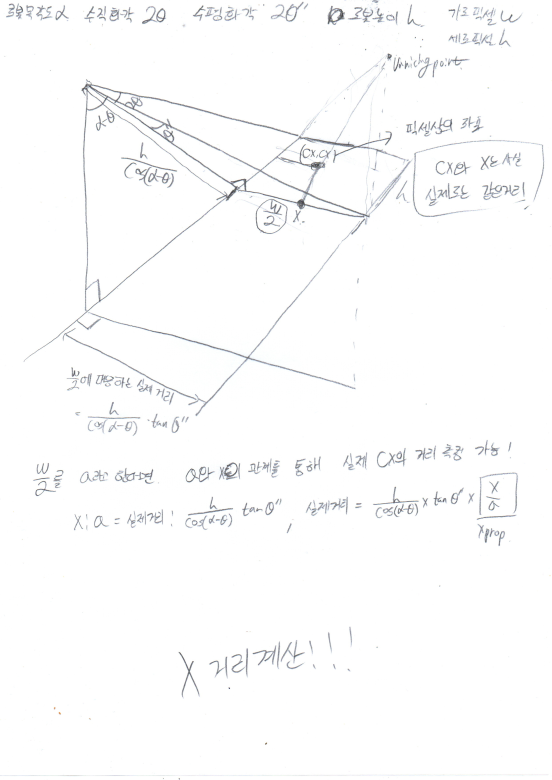
#> input picture image/x계산1.png, 1654 x 2338 px, given in place of the camera (shown at 1/3 size)
$ python 'test (1).py'
#> lines starting #> are read from the running program, lines starting #| are printed output that depends on the picture; after the words box and inside, x2 and y2 are one past the last pixel; in counts of white or black regions, pixels touching at a corner belong together
### 231113_test/Serial_python3_1.py
# -*- coding: utf-8 -*-

import platform
import numpy as np
import argparse
import cv2
import serial
import time
import sys
from threading import Thread


serial_use = 1

serial_port =  None
Read_RX =  0
receiving_exit = 1
threading_Time = 0.01

#-----------------------------------------------

#-----------------------------------------------
def TX_data_py2(ser, one_byte):  # one_byte= 0~255
    #ser.write(chr(int(one_byte)))          #python2.7
    ser.write(serial.to_bytes([one_byte]))  #python3

#-----------------------------------------------
# [36 lines left out: functions RX_data, Receiving, not called in this run]


# **************************************************
# **************************************************
# **************************************************
# [53 lines that do not run on import are left out]

### 231113_test/test (1).py

from __init__ import *
from Serial_python3_1 import *
from datetime import timedelta, datetime


# [18 lines left out: function control_trackbar, not called in this run]

def open_camera():
    global camera
    camera = cv2.VideoCapture(0)
    print("원래 가로 : {}, 높이 : {}".format(camera.get(cv2.CAP_PROP_FRAME_WIDTH), camera.get(cv2.CAP_PROP_FRAME_HEIGHT)))
    camera.set(cv2.CAP_PROP_FRAME_WIDTH, X) # 가로
    camera.set(cv2.CAP_PROP_FRAME_HEIGHT,Y) # 세로
    #control_trackbar()
    print(str(V_angle))

def Camera_distance_ball():
    cX = cY = distance_x = distance_y = L1_norm = 0
    # global cX, cY, distance_x, distance_y, L1_norm
    (grabbed, frame) = camera.read()
    # print("원래 가로 : {}, 높이 : {}".format(camera.get(cv2.CAP_PROP_FRAME_WIDTH), camera.get(cv2.CAP_PROP_FRAME_HEIGHT)))
    if grabbed:
        cv2.circle(frame, (int(X/2), int(Y/2)), 5, (255, 255, 255), -1)
        Mh = 179 #cv2.getTrackbarPos("max_H", "Trackbar Windows")
        mh = 63 #cv2.getTrackbarPos("min_H", "Trackbar Windows")
        Ms = 255 #cv2.getTrackbarPos("max_S", "Trackbar Windows")
        ms = 79 #cv2.getTrackbarPos("min_S", "Trackbar Windows")
        Mv = 255 #cv2.getTrackbarPos("max_V", "Trackbar Windows")
        mv = 145  #cv2.getTrackbarPos("min_V", "Trackbar Windows")

        lower = np.array([mh, ms, mv], dtype = "uint8")
        upper = np.array([Mh, Ms, Mv], dtype = "uint8")
        converted = cv2.cvtColor(frame, cv2.COLOR_BGR2HSV)
            #lower = np.array([0, 0, 235], dtype = "uint8")
            #upper = np.array([50, 50, 255], dtype = "uint8")
        Masked = cv2.inRange(converted, lower, upper)
        Mask = cv2.GaussianBlur(Masked, (3, 3), 0)
        contours, _ = cv2.findContours(Mask,cv2.RETR_EXTERNAL,cv2.CHAIN_APPROX_SIMPLE)
        maxArea = 0
        max_id = 0
        count = 0

        # cv2.imshow('visual', frame)
        # cv2.imshow('befo', Masked)
        for cnt in contours:
            area = cv2.contourArea(cnt)
            if area > maxArea:
                maxArea = area
                max_id = count
            count += 1

        if max_id == len(contours):
            #print("not detect")
            return cX, cY, distance_x, distance_y, L1_norm
        if maxArea < 800 :
            return cX, cY, distance_x, distance_y, L1_norm

        ball_contour = contours[max_id]
        moment = cv2.moments(ball_contour)

        # calculate x,y coordinate of centerq
        cX = int(moment['m10'] / moment['m00'])
        cY = int(moment['m01'] / moment['m00'])
        cv2.circle(frame, (cX, cY), 5, (255, 255, 255), -1)
        ######calc######
        prop_A = (X - cY) / X #Y_value perspective proportion
        prop_B = 0.5 + 1/(2 * tan(radians(H_angle/2)) * tan(radians(V_angle))) # vanishing point of X_value perspective proportion
        px_X = (prop_B * (X/2 - cX)) / (prop_B - 1 + cY/Y)
        prop_X = - (2 * px_X) / X # vanishing point of X_vaqlue projection proportion
        #prop_X = prop_X * 1.031 # calibration
        distance_y = Robot_height * tan(radians(V_angle) - atan(-tan(radians(H_angle/2)*(2*prop_A - 1)))) #physical height distance of target
        distance_x = (Robot_height / cos(radians(V_angle - H_angle/2))) * tan(radians(W_angle/2)) * prop_X # physical height distance of target
        L1_norm = sqrt(np.square(distance_x) + np.square(distance_y))
        ####calc_end####
        cv2.putText(frame, "centroid : " + str(cX) + ", " + str(cY) , (10 ,10),cv2.FONT_HERSHEY_SIMPLEX, 0.5, (255, 255, 255), 2)
        cv2.putText(frame, "Y : " + str(distance_y), (10, 23),cv2.FONT_HERSHEY_SIMPLEX, 0.5, (255, 0, 0), 2)
        cv2.putText(frame, "X : " + str(distance_x), (10, 36),cv2.FONT_HERSHEY_SIMPLEX, 0.5, (255, 0, 0), 2)
        cv2.putText(frame, "L : " + str(L1_norm), (10, 49),cv2.FONT_HERSHEY_SIMPLEX, 0.5, (255, 0, 0), 2)
        cv2.drawContours(frame, contours, 0, [0,255,0])

            # show the image
        #v2.imshow('befo', Masked)
        #cv2.drawContours(frame, line[1], -1, (255,255,255), 3
        print('cx',cX, ' cy',cY)
    return cX, cY, distance_x, distance_y, L1_norm

# [147 lines left out: functions Camera_distance_hole, Camera_distance_hole2, dist_cal, not called in this run]

def set_serial():
    BPS = 4800
    serial_port = serial.Serial('/dev/ttyS0', BPS, timeout=0.01)
    serial_port.flush()
    return serial_port

# [31 lines left out: functions set_ball_center, set_ball_center2, set_ball_hit, set_hole_hit, not called in this run]

def find_hole(x):
    if float(x)==0:
        TX_data_py2(serial_port, 43)


# [7 lines left out: function get_point, not called in this run]


def find_ball():
    iter=46
    set_num=0
    rotate_fun=0
    TX_data_py2(serial_port,39)
    time.sleep(0.5)
    TX_data_py2(serial_port,iter)
    time.sleep(2)
    while True:
        print('ITER', iter)
        c_x, c_y, dist_x, dist_y, dist_l = Camera_distance_ball()
        if set_num==0:
            if iter > 55:

                break
            if abs(c_x-320) < 150:
                TX_data_py2(serial_port,23)
                time.sleep(0.1)
                TX_data_py2(serial_port,55)
                rotate=55-iter
                set_num=2
            else:
                set_num=1
                pre_num=0
                TX_data_py2(serial_port,iter)
                iter=iter+1
                now=datetime.now()
        elif set_num==2: # rotate function
            print('ROTATE', rotate)
            if rotate_fun <= rotate:
                TX_data_py2(serial_port,70)
                set_num=3
                pre_num=2
                rotate_fun=rotate_fun + 1 #원래 rotate_fun + 1인데 너무 많이돌아서 바꿈
                now=datetime.now()
            else:
                return True

        elif set_num==1: # timer function
            if(datetime.now()-now>timedelta(microseconds=300000)):
                set_num=pre_num
        elif set_num==3: # timer function
            if(datetime.now()-now>timedelta(microseconds=1000000)):
                set_num=pre_num
        if cv2.waitKey(1) != -1:
            break

    TX_data_py2(serial_port,60)
    time.sleep(0.5)
    iter = 60
    set_num = 0
    rotate_fun=0
    TX_data_py2(serial_port,iter)
    time.sleep(2)

    while True:
        c_x, c_y, dist_x, dist_y, dist_l = Camera_distance_ball()
        if set_num==0:
            if iter < 55:
                break
            if abs(c_x-320) < 150:
                TX_data_py2(serial_port,23)
                time.sleep(0.1)
                TX_data_py2(serial_port,55)
                rotate=iter-55
                set_num=2
            else:
                set_num=1
                pre_num=0
                TX_data_py2(serial_port,iter)
                iter=iter-1
                now=datetime.now()
        elif set_num==2: # rotate function
            print(rotate)
            if rotate_fun <= rotate:
                TX_data_py2(serial_port,72)
                set_num=3
                pre_num=2
                rotate_fun=rotate_fun + 1
                now=datetime.now()
            else:
                return True

        elif set_num==1: # timer function
            if(datetime.now()-now>timedelta(microseconds=300000)):
                set_num=pre_num
        elif set_num==3: # timer function
            if(datetime.now()-now>timedelta(microseconds=1000000)):
                set_num=pre_num
        if cv2.waitKey(1) != -1:
            break
    return False

neck_list = [39, 33, 37, 34, 31, 36, 29] # 순서대로 20도, 30도, 40도, 50도, 60도, 70도, 80도
neck_value = [20,30, 40,50, 60,70, 80]
neck_pointer = 0
set_num_2_cnt = 0
set_num_3_cnt = 0
set_num_4_cnt = 0
set_num_5_cnt = 0
doesnt_find=0
find_hole_cnt=0
set_cnt = 0
head_cnt = 60
rl_head_cnt = 0
start_num = 0
main_num = 0
pre_num = 0
set_num = 1
calibration_count = 0
shut_cout = 0
find_iter = 0 #홀 찾을 때 움직이고 기다릴 때 사용되는 변수

if __name__ == "__main__":
    now=datetime.now()
    open_camera()
    serial_port = set_serial()
    TX_data_py2(serial_port, 31)
    time.sleep(1.5)
    while True:
        #print('nect_point', neck_pointer)
        print('set_num : ', set_num)
        print('set_num_2_cnt : ', set_num_2_cnt)
        print('set_num_3_cnt : ', set_num_3_cnt)
        print('set_num_4_cnt : ', set_num_4_cnt)
        print('set_num_5_cnt : ', set_num_5_cnt)

        if set_num == 1: # 공 찾기
            for i in range(len(neck_list)):
                TX_data_py2(serial_port, neck_list[neck_pointer])
                time.sleep(0.5)
                success = find_ball()
                if success:
                    head_cnt = neck_value[neck_pointer]
                    neck_pointer = 0
                    set_num = 2
                    break
                neck_pointer = (neck_pointer + 1) % 7
#> this loop made 7 passes; (key Esc is pressed on pass 1)
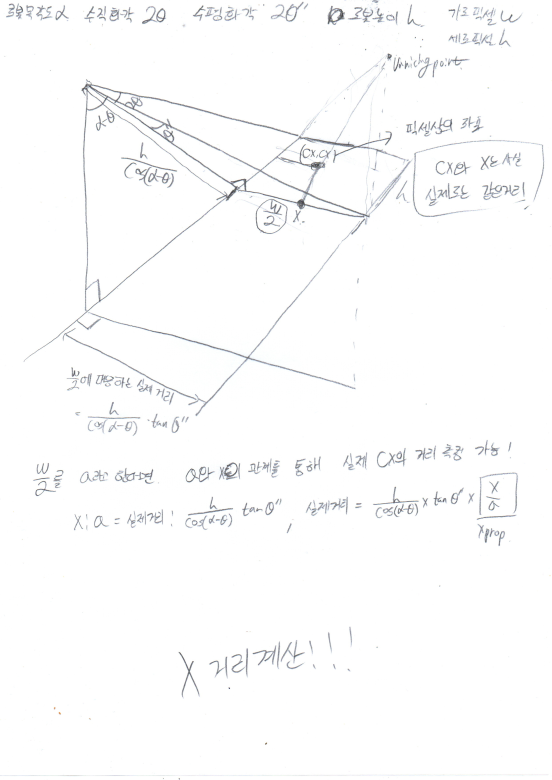
#> input picture image/x계산1.png, 1654 x 2338 px, given in place of the camera (shown at 1/3 size)
#> pass 1, in Camera_distance_ball, `Masked = cv2.inRange(converted, lower, upper)`:
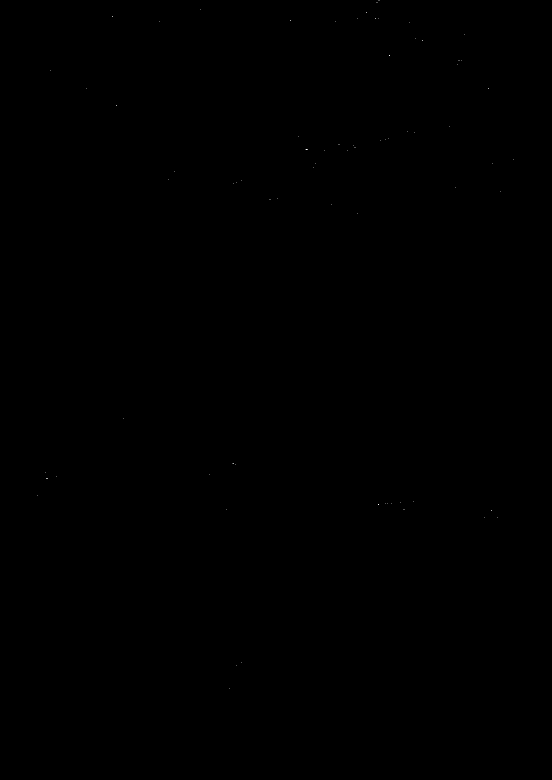
#> Masked: shape (2338, 1654) (shown at 1/3 size); 0% white in thin lines or dots, all inside (x1, y1, x2, y2) = (112, 0, 1541, 2067)
        elif set_num == 2: # 공 어프로치
            c_x, c_y, dist_x, dist_y, dist_l = Camera_distance_ball()
            if set_num_2_cnt == 0:
                neck_pointer = int((head_cnt)/10 - 2)
                set_num_2_cnt = 1
            elif set_num_2_cnt == 1:
                if int(c_x) < 280 or int(c_x) > 360:
                    set_ball_center(c_x)
                    c_x, c_y, dist_x, dist_y, dist_l = Camera_distance_ball()
                else:
                    set_num_2_cnt = 2

            elif set_num_2_cnt == 2:
                if int(c_y) < 300 and int(c_y) > 0:
                    TX_data_py2(serial_port, 11)
                    time.sleep(0.1)
                    TX_data_py2(serial_port,23)
                    time.sleep(1)
                    set_num_2_cnt = 1
                elif int(c_y) >= 300:
                    if neck_pointer <= 2:
                        set_num_2_cnt = 0
                        set_num = 3
                        TX_data_py2(serial_port, 73) #81도 돌기
                        time.sleep(1)
                        TX_data_py2(serial_port, 73) #81도 돌기
                        time.sleep(1)
                        TX_data_py2(serial_port, 73) #81도 돌기
                        time.sleep(1)
                        head_cnt = neck_value[neck_pointer]
                        V_angle = head_cnt
                        continue

                    neck_pointer = neck_pointer - 1
                    time.sleep(1)
                    TX_data_py2(serial_port,neck_list[neck_pointer])
                    time.sleep(1)
                    c_x, c_y, dist_x, dist_y, dist_l = Camera_distance_ball()
                    set_num_2_cnt = 1
                else:
                    set_num = 1
                    set_num_2_cnt =0
                    neck_pointer = 0
            elif set_num_2_cnt == 3:
                pass


        elif set_num == 3: # 공 들어갔는지 판단
           # [5 lines of commented-out code are left out]
            set_num = 4
        elif set_num == 4: # 홀 찾기
            print("c_x : ", c_x, "c_y : ", c_y, "dist_x : ", dist_y)
            if set_num_4_cnt == 0: #홀 보일 때 안 보일때에 맞게 넘기는 부분
                c_x, c_y, dist_x, dist_y, dist_l = Camera_distance_hole2()
                if find_iter > 100:
                    if int(dist_x)!=0:
                        set_num = 5
                    elif int(dist_x) == 0: #and find_hole_cnt < 2:
                        c_x, c_y, dist_x, dist_y, dist_l = Camera_distance_hole2()
                        if int(dist_x) == 0:
                            doesnt_find+=1
                            if doesnt_find > 50:
                                set_num_4_cnt = 1
                                count_43=0
                                cant_receive=0
                                c_x, c_y, dist_x, dist_y, dist_l = Camera_distance_hole2()
                else:
                    find_iter+=1
                    c_x, c_y, dist_x, dist_y, dist_l = Camera_distance_hole2()

            if set_num_4_cnt == 1:
                #여기서 머리 위아래 / 머리 위아래로 작동 시키로 0번으로 와서 찍고 옮기고 하는 방식으로 생각하기
                head_val = [80, 60, 40]
                head_lis = [78, 80, 82]
                for i in range(0,3) : # 20 40 60
                    time.sleep(2)
                    TX_data_py2(serial_port, head_lis[i])
                    time.sleep(2)
                    c_x, c_y, dist_x, dist_y, dist_l = Camera_distance_hole2()
                    print("c_x : ", c_x, "c_y : ", c_y, "dist_x : ", dist_y)
                    if (c_x != 0 or c_y != 0): # 인식하면
                        head_cnt = head_val[i]
                        V_angle = head_cnt
                        set_num = 5 # set_num 5에서의 홀 맞추기로 보내기
                        set_num_5_cnt = 0
                        break
                    else:
                        set_num_4_cnt = 2
            '''if set_num_3_cnt == 0: #두연 코드
                TX_data_py2(serial_port, 73) #78도 돌기
                time.sleep(1)
                c_x, c_y, dist_x, dist_y, dist_l = Camera_distance_hole()
                set_num_3_cnt == 1
            elif set_num_3_cnt == 1: # 동심원 돌기
                rx_num = RX_data(serial_port)
                TX_data_py2(serial_port, 43)
                time.sleep(2)
                c_x, c_y, dist_x, dist_y, dist_l = Camera_distance_hole()
                set_num_3_cnt = 2
            elif set_num_3_cnt == 2: # 20, 40, 60 각도 체크
                head_val = [20, 30, 31]
                head_lis = [39, 37, 31]

                for i in range(len(head_val)) : # 20 40 60
                    TX_data_py2(serial_port, head_lis[i])
                    time.sleep(1)
                    c_x, c_y, dist_x, dist_y, dist_l = Camera_distance_hole()
                    if (c_x != 0 or c_y != 0): # 인식하면
                        head_cnt = head_val[i]
                        V_angle = head_cnt
                        set_num_3_cnt = 3
                        TX_data_py2(serial_port,neck_list[neck_pointer]) #고개를 다시 원래대로 (공을 보게)
                        time.sleep(1)
                        TX_data_py2(serial_port,55)
                        time.sleep(1)
                        c_x, c_y, dist_x, dist_y, dist_l = Camera_distance_hole()
                        break
                    else:
                        set_num_3_cnt = 4


            elif set_num_3_cnt == 3: # 오른발 보정
                c_x, c_y, dist_x, dist_y, dist_l = Camera_distance_ball()
                set_ball_hit(c_x)
                time.sleep(1)
                if c_x <= 490 or c_x >=410 :
                    set_num_3_cnt = 4
                    TX_data_py2(serial_port, 64) #81도 돌기
                    time.sleep(1)


            elif set_num_3_cnt == 4: # 홀 17 cm 보정
                c_x, c_y, dist_x, dist_y, dist_l = Camera_distance_hole()
                if float(c_x) <= 18 and float(c_x) >= 16:
                    TX_data_py2(serial_port,neck_list[neck_pointer]) #고개를 다시 원래대로
                    time.sleep(1)
                    TX_data_py2(serial_port,55)
                    time.sleep(1)
                    set_num_3_cnt = 3
                    calibration_count = calibration_count + 1
                    if calibration_count > 2:
                        set_num = 6
                        calibration_count = 0
                        set_num_3_cnt = 0
                else:
                    if float(c_x)>18: #실제 거리 기준으로는 17
                        TX_data_py2(serial_port, 3) #Right turn 5
                    elif float(c_x)<16 and c_x!=0 : #여기도 15
                        TX_data_py2(serial_port, 1) #Left turn 5'''

            if set_num_4_cnt == 2: # 동심원 도는 부분
                c_x, c_y, dist_x, dist_y, dist_l = Camera_distance_hole2()#None, None, None, None, None
                #print("coiunt_43 : " + str(count_43))
                rx_num = RX_data(serial_port)
                TX_data_py2(serial_port, 43)
                time.sleep(2)
                set_num_4_cnt = 1
                '''
                rx_num = RX_data(serial_port)
                if count_43 == 0:
                    TX_data_py2(serial_port, 43)
                    count_43+=1
                    cant_receive=0
                    set_num_4_cnt = 2 #여기서 머리 위아래 / 머리 위아래로 작동 시키로 0번으로 와서 찍고 옮기고 하는 방식으로 생각하기
                    c_x, c_y, dist_x, dist_y, dist_l = Camera_distance_hole2()
                if int(rx_num) == 43 or int(dist_x)!=0:
                    c_x, c_y, dist_x, dist_y, dist_l = Camera_distance_hole2()
                    set_num_4_cnt = 0
                elif int(rx_num) != 43:
                    c_x, c_y, dist_x, dist_y, dist_l = Camera_distance_hole2()
                    print("dist_x : " + str(dist_x))
                    #print('rx_num is not 43')
                    cant_receive+=1
                    if cant_receive > 100:
                        count_43=0
                        c_x, c_y, dist_x, dist_y, dist_l = Camera_distance_hole2()
                '''

        elif set_num == 5: # 퍼팅 보정
            print("c_x : ", c_x, " c_y : ", c_y, " dist_x : ", dist_x)
            if set_num_5_cnt == 0:
                c_x, c_y, dist_x, dist_y, dist_l = Camera_distance_hole2()
                if int(dist_x)!=0:
                    #find_iter = 0
                    set_hole_hit(dist_x)
                    c_x, c_y, dist_x, dist_y, dist_l = Camera_distance_hole2()
                    if float(dist_x) < 18.0 and float(dist_x) > 15.0 and calibration_count < 3:
                        TX_data_py2(serial_port, 39) #머리 전방 20도 내리기
                        set_num_5_cnt = 1 #여기는 발 밑 공 세팅
                        calibration_count += 1
                    elif float(dist_x) < 18.0 and float(dist_x) > 15.0 and calibration_count > 2: #고개 내릴 때 calibration_count 올라감
                        set_num = 6 # 6번에서 이에 대한 판단으로 마지막 판단할 것'
                elif int(dist_x) == 0:
                    set_num = 4
                    set_num_4_cnt = 0
            if set_num_5_cnt == 1:
                c_x, c_y, dist_x, dist_y, dist_l = Camera_distance_ball()
                set_ball_hit(c_x)
                if c_x <= 490 or c_x >=410 :
                    set_num_5_cnt = 0
                    TX_data_py2(serial_port, 73) #81도 돌기
                    time.sleep(0.5)
                    c_x, c_y, dist_x, dist_y, dist_l = Camera_distance_ball()

            # 여기에 고개 내리고 보정하는ㄴ걸 넣든 하고 거기에 set_num 7 부분
            # 여기서 발 밑 공 세팅까지 하기
        elif set_num == 6: # 퍼팅
            if shut_cout == 0:
                rx_num = RX_data(serial_port)
                TX_data_py2(serial_port, 68)
                time.sleep()
                shut_cout += 1
                if int(rx_num) == 2:
                    set_num = 1
                    TX_data_py2(serial_port, 22)
                    time.sleep(1)
                    TX_data_py2(serial_port, 22)
                    time.sleep(1)
                    TX_data_py2(serial_port, 22)
                    time.sleep(1)
            else:
                rx_num = RX_data(serial_port)
                TX_data_py2(serial_port, 45)
                if int(rx_num) == 45:
                    set_num = 1
                    TX_data_py2(serial_port, 22)
                    time.sleep(1)
                    TX_data_py2(serial_port, 22)
                    time.sleep(1)
                    TX_data_py2(serial_port, 22)
                    time.sleep(1)
        if cv2.waitKey(1) != -1:
#> (key Esc is pressed here)
            break
